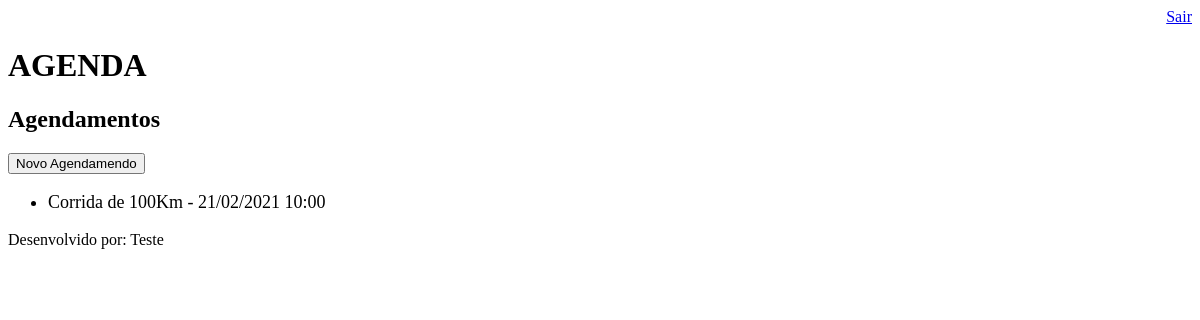
/agenda/ (signed in), run on an earlier commit of the app's database.
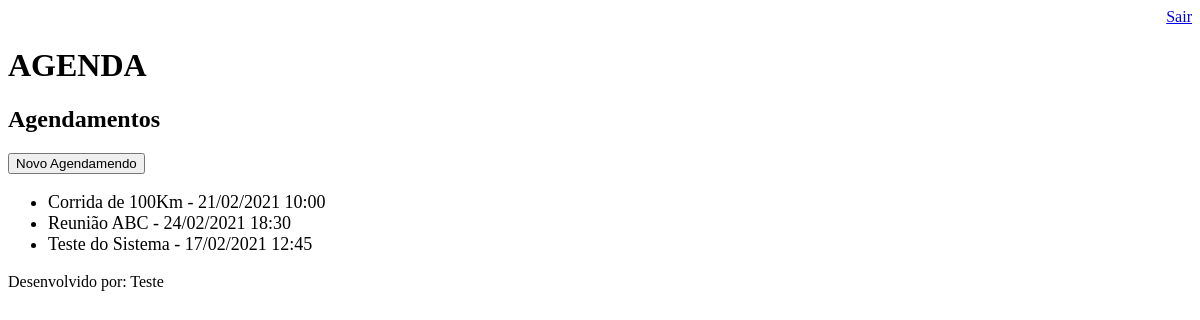
And on a later commit of the database.
### core/models.py (models this page shows, shortened)
class Evento(models.Model):
    titulo = models.CharField(max_length=100)
    descricao = models.TextField(blank=True, null=True)
    data_evento = models.DateTimeField(verbose_name='Data do Evento')
    data_criacao = models.DateTimeField(auto_now=True, verbose_name= 'Data de criação do registro')
    usuario = models.ForeignKey(User, on_delete= models.CASCADE)
    class Meta:
        db_table = 'evento'
    def get_data_evento(self):
        return self.data_evento.strftime('%d/%m/%Y %H:%M')

### core/views.py (the view)
# urls.py: path('agenda/', views.lista_eventos),
@login_required(login_url='/login/')
def lista_eventos(request):
    usuario = request.user
    evento = Evento.objects.filter(usuario=usuario)
    dados ={'eventos':evento}
    return render(request, 'agenda.html', dados)

### agenda/templates/agenda.html
    {% extends "model_page.html" %}
    {% block content%}
        <h2>Agendamentos</h2>
        <a href="evento">
            <button type="button">Novo Agendamendo</button>
        </a>
        <ul style = "font-size:18px">
            {% for evento in eventos %}
                <li>{{ evento.titulo }} - {{evento.get_data_evento}}</li>
            {% endfor %}
        </ul>
    {% endblock %}

What changed in the data, as far as the page shows it:
added Evento: titulo "Reunião ABC", get_data_evento "24/02/2021 18:30"
added Evento: titulo "Teste do Sistema", get_data_evento "17/02/2021 12:45"
